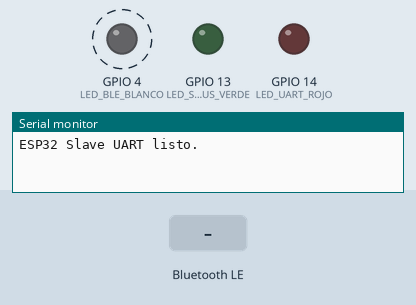
Simulated run of this sketch. Board: ESP32. On the bench: output pins drawn as LEDs (lit = HIGH), the last lines printed to the serial monitor. Dashed ring = blinking. Inputs (shaded band) come from the test bench. Nothing arrives over Bluetooth unless stated; a phone connects over Bluetooth LE 3 s after start.

Above: at 1.2 s.
1.3 s: Bluetooth LE write "PING" received
At 1.65 s:
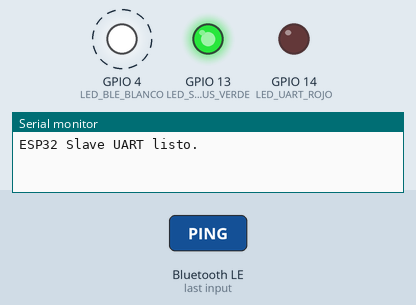
At 3.1 s:
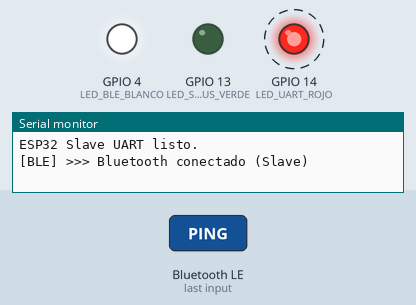
4.3 s: Bluetooth LE write "PING" received
At 5.9 s:
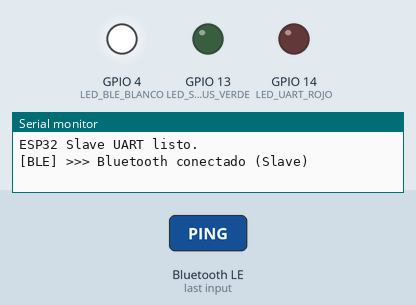
Timing chart, 0 to 16.3 s (numbered marks = the images above; inputs shaded):
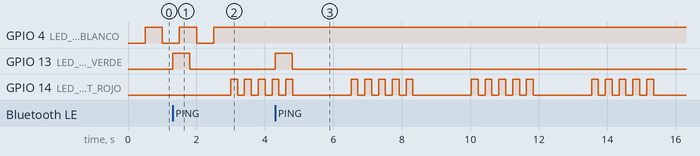

The sketch:

esp32_pruebas_slave.ino
```cpp
/*
 * =====================================================================================
 *  PROYECTO : SerialScope — Módulo de Pruebas (Slave)
 *  ARCHIVO  : esp32_pruebas_slave.ino
 * =====================================================================================
 *
 *  DESCRIPCIÓN:
 *    Firmware del ESP32 Slave del banco de pruebas. Actúa como el extremo receptor
 *    Recibe datos por UART/RS-232 y los notifica al navegador vía Bluetooth (BLE).
 *    Permite probar que la comunicación Serial es íntegra y bidireccional.
 *
 *  MECANISMO:
 *    1. Escucha comandos BLE (PING, CFG_BAUD).
 *    2. Actúa como puente: Lo que recibe de la web va al UART, y viceversa.
 *
 *  CONEXIÓN UART (RS-232):
 *    - RX: GPIO 16
 *    - TX: GPIO 17
 *    - Velocidad inicial: 115200 baudios
 *
 *  INDICADORES:
 *    - LED Verde (13): Se enciende por X tiempo cada vez que llega un PING
 *    - LED Blanco (4): Parpadea cuando está desconectado, fijo cuando está conectado
 *    - LED Rojo (14): Muestra la velocidad del puerto Serial con parpadeos
 *
 * =====================================================================================
 */

#include <BLEDevice.h>
#include <BLEServer.h>
#include <BLEUtils.h>
#include <BLE2902.h>

#define SERVICE_UUID           "6e400001-b5a3-f393-e0a9-e50e24dcca9e"
#define CHARACTERISTIC_UUID_RX "6e400002-b5a3-f393-e0a9-e50e24dcca9e"
#define CHARACTERISTIC_UUID_TX "6e400003-b5a3-f393-e0a9-e50e24dcca9e"

// Variables BLE
BLEServer *pServer = NULL;
BLECharacteristic *pTxCharacteristic = NULL;
bool deviceConnected = false;
bool oldDeviceConnected = false;

// --- TIEMPOS Y PARÁMETROS DEL SISTEMA (Milisegundos) ---
#define BLE_BLINK_INTERVAL_MS   500   // Parpadeo cuando busca conexión BLE
#define BLE_CHUNK_SIZE          20    // Tamaño máximo del paquete de envío Bluetooth
#define BLE_MTU                 512   // Tamaño máximo de negociación Bluetooth
#define PING_LED_DURATION_MS    500   // Tiempo que el LED verde se queda prendido con un PING
#define UART_BLINK_INTERVAL_MS  200   // Velocidad del parpadeo rojo (indicador de baudios)
#define UART_BLINK_REST_MS      1500  // Pausa entre la secuencia de parpadeos rojos
#define UART_MAX_RX_BUFFER      256   // Límite de seguridad para lectura de UART

// LEDs de control
#define LED_STATUS_VERDE  13
#define LED_BLE_BLANCO    4
#define LED_UART_ROJO     14

// --- PINES DE HARDWARE ---
#define UART_RX_PIN       16  // Pin de recepción Serial2
#define UART_TX_PIN       17  // Pin de transmisión Serial2

// Variables para el LED de estado Bluetooth (Blanco)
unsigned long bleStatusLastToggleTime = 0;
bool bleLedCurrentState = false;

// Temporizador para LED verde
unsigned long pingIndicatorOffTime = 0;

// Variables para el indicador visual de Baudrate (LED Rojo)
int baudIndicatorTotalBlinks = 0;
int baudIndicatorCurrentBlinks = 0;
bool baudLedCurrentState = false;
unsigned long baudLedLastToggleTime = 0;
bool baudLedInRestPeriod = false;

//Configuracion de blink para el LED Rojo depende del baudrate
void actualizarBlinks(long newBaud) {
    switch (newBaud) {
        case 9600:   baudIndicatorTotalBlinks = 1; break;
        case 19200:  baudIndicatorTotalBlinks = 2; break;
        case 38400:  baudIndicatorTotalBlinks = 3; break;
        case 57600:  baudIndicatorTotalBlinks = 4; break;
        case 115200: baudIndicatorTotalBlinks = 5; break;
        default:     baudIndicatorTotalBlinks = 0; break;
    }
    baudIndicatorCurrentBlinks = 0;
    baudLedCurrentState = false;
    baudLedInRestPeriod = false;
    baudLedLastToggleTime = millis();
}

// Clase para manejar las conexiones BLE
class MyServerCallbacks: public BLEServerCallbacks {
    void onConnect(BLEServer* pServer) {
        deviceConnected = true;
        digitalWrite(LED_BLE_BLANCO, HIGH);
        digitalWrite(LED_UART_ROJO, LOW);
        digitalWrite(LED_STATUS_VERDE, LOW);
        Serial.println("[BLE] >>> Bluetooth conectado (Slave)");
        bleStatusLastToggleTime = millis();
    }
    void onDisconnect(BLEServer* pServer) {
        deviceConnected = false;
        digitalWrite(LED_BLE_BLANCO, LOW);
        digitalWrite(LED_UART_ROJO, LOW);
        digitalWrite(LED_STATUS_VERDE, LOW);
        Serial.println("[BLE] >>> Bluetooth desconectado (Slave)");
        baudIndicatorTotalBlinks = 0;
    }
};

//Clase para manejar las peticiones de escritura desde el navegador (Web -> UART)
class MyCallbacks: public BLECharacteristicCallbacks {
    void onWrite(BLECharacteristic *pCharacteristic) {
        String rxValue = String(pCharacteristic->getValue().c_str());  //Forzar conversion de estandar C++ para la lib BLE mas compatible
        if (rxValue.length() > 0) {
            rxValue.trim();

            //Comando para cambiar velocidad UART remotamente
            if (rxValue.startsWith("CFG_BAUD:")) {
                long newBaud = rxValue.substring(9).toInt();
                if (newBaud > 0) {
                    Serial2.flush(); // Espera a que termine de salir cualquier dato pendiente para hacer el cambio
                    Serial2.end();
                    Serial2.begin(newBaud, SERIAL_8N1, UART_RX_PIN, UART_TX_PIN);
                    actualizarBlinks(newBaud);
                    Serial.printf("[CONFIG] >>> Baudrate cambiado a %ld\n", newBaud);
                }
            }

            // Comando PING para prueba de enlace y latencia
            else if (rxValue.startsWith("PING")) {
                digitalWrite(LED_STATUS_VERDE, HIGH);
                pingIndicatorOffTime = millis() + PING_LED_DURATION_MS;

                String response = "PONG";
                int separatorIdx = rxValue.indexOf(':');
                if (separatorIdx != -1) {
                    response += ":" + rxValue.substring(separatorIdx + 1);
                }
                response += "\n";

                if(deviceConnected) {
                    pTxCharacteristic->setValue((uint8_t*)response.c_str(), response.length());
                    pTxCharacteristic->notify();
                }
            }

            //Reenvío de texto plano al Master por UART
            else {
                Serial2.print(rxValue);
                Serial.printf("[BLE -> UART] %s\n", rxValue.c_str());
            }
        }
    }
};

void setup() {
    Serial.begin(115200);
    //Configuración UART destino (Pines 16=RX, 17=TX preferidos)
    Serial2.begin(115200, SERIAL_8N1, UART_RX_PIN, UART_TX_PIN);
    actualizarBlinks(115200);

    //Definición de pines de salida para LEDs
    pinMode(LED_UART_ROJO, OUTPUT);
    pinMode(LED_BLE_BLANCO, OUTPUT);
    pinMode(LED_STATUS_VERDE, OUTPUT);

    digitalWrite(LED_UART_ROJO, LOW);
    digitalWrite(LED_BLE_BLANCO, LOW);
    digitalWrite(LED_STATUS_VERDE, LOW);

    //Inicialización del dispositivo BLE
    BLEDevice::init("SerialScope Slave"); // Nombre del dispositivo
    BLEDevice::setMTU(BLE_MTU);
    pServer = BLEDevice::createServer();
    pServer->setCallbacks(new MyServerCallbacks());
    BLEService *pService = pServer->createService(SERVICE_UUID);
    pTxCharacteristic = pService->createCharacteristic(CHARACTERISTIC_UUID_TX, BLECharacteristic::PROPERTY_NOTIFY);
    pTxCharacteristic->addDescriptor(new BLE2902());
    BLECharacteristic *pRxCharacteristic = pService->createCharacteristic(CHARACTERISTIC_UUID_RX, BLECharacteristic::PROPERTY_WRITE);
    pRxCharacteristic->setCallbacks(new MyCallbacks());
    pService->start();
    pServer->getAdvertising()->start();
    Serial.println("ESP32 Slave UART listo.");
}

void loop() {

    //Mantiene la conexión BLE activa
    if (!deviceConnected && oldDeviceConnected) {
        delay(500);
        pServer->startAdvertising();
        oldDeviceConnected = deviceConnected;
    }

    // Se conecta al dispositivo BLE
    if (deviceConnected && !oldDeviceConnected) {
        oldDeviceConnected = deviceConnected;
    }

    // Logica del LED Blanco (Estado de Conexión BLE)
    if (!deviceConnected) {

        // Si esta desconectado parpadea el led blanco
        if (millis() - bleStatusLastToggleTime > BLE_BLINK_INTERVAL_MS) {
            bleLedCurrentState = !bleLedCurrentState;
            digitalWrite(LED_BLE_BLANCO, bleLedCurrentState ? HIGH : LOW);
            bleStatusLastToggleTime = millis();
        }

    } else {

        // LED blanco fijo indica conexión BLE activa
        digitalWrite(LED_BLE_BLANCO, HIGH);
    }

    // Logica LED Verde (Indicador de PING)
    if (pingIndicatorOffTime > 0 && millis() > pingIndicatorOffTime) {
        digitalWrite(LED_STATUS_VERDE, LOW);
        pingIndicatorOffTime = 0;
    }

    // Logica LED Rojo (Indicador de Baudrate UART)
    if (deviceConnected && baudIndicatorTotalBlinks > 0) {
        unsigned long currentMillis = millis();
        if (baudLedInRestPeriod) {
            // Descanso entre secuencias de blink
            if (currentMillis - baudLedLastToggleTime > UART_BLINK_REST_MS) {
                baudLedInRestPeriod = false;
                baudIndicatorCurrentBlinks = 0;
                baudLedLastToggleTime = currentMillis;
            }
        } else {
            // Parpadea el led rojo
            if (currentMillis - baudLedLastToggleTime > UART_BLINK_INTERVAL_MS) {
                baudLedLastToggleTime = currentMillis;
                baudLedCurrentState = !baudLedCurrentState;
                digitalWrite(LED_UART_ROJO, baudLedCurrentState ? HIGH : LOW);
                // Cuando se apaga el led rojo, se incrementa el contador de parpadeos
                if (!baudLedCurrentState) {
                    baudIndicatorCurrentBlinks++;
                    // Cuando se completan todos los parpadeos, se reinicia el contador
                    if (baudIndicatorCurrentBlinks >= baudIndicatorTotalBlinks) {
                        baudLedInRestPeriod = true;
                        digitalWrite(LED_UART_ROJO, LOW);
                    }
                }
            }
        }
    } else if (!deviceConnected) {
        // Si esta desconectado se apaga el led rojo
        digitalWrite(LED_UART_ROJO, LOW);
    }

    // UART -> BLE (Con cortador de mensajes largos para evitar errores por saturación de memoria)
    // Leemos lo que llega del Master por el cable UART y lo mandamos a la web por Bluetooth
    if (Serial2.available()) {
        uint8_t rxBuffer[UART_MAX_RX_BUFFER];
        int bytesRead = 0;

        // Leemos el buffer disponible hacia la memoria estática
        while(Serial2.available() && bytesRead < UART_MAX_RX_BUFFER) {
            rxBuffer[bytesRead++] = Serial2.read();
        }

        if (deviceConnected) {
            digitalWrite(LED_STATUS_VERDE, LOW); // Apaga led de error

            // Dividimos en trozos (Chunks) de 20 bytes para BLE
            for (int i = 0; i < bytesRead; i += BLE_CHUNK_SIZE) {
                int currentChunkSize = (i + BLE_CHUNK_SIZE < bytesRead) ? BLE_CHUNK_SIZE : (bytesRead - i);

                pTxCharacteristic->setValue(rxBuffer + i, currentChunkSize);
                pTxCharacteristic->notify();

                // Reducimos el delay a 3ms; suficiente para que el stack BLE respire
                // sin generar un cuello de botella en lecturas largas
                delay(3);
            }
        } else {
            // ERROR: Se reciben datos por cable pero no hay conexión BLE
            digitalWrite(LED_STATUS_VERDE, HIGH);
        }
    }
}
```

Measured:
- after the input at 1.3 s, GPIO 13 (LED_STATUS_VERDE): LOW → HIGH at once, → LOW 0.50 s later
- after the input at 4.3 s, GPIO 13 (LED_STATUS_VERDE): LOW → HIGH at once, → LOW 0.50 s later
- by itself, GPIO 14 (LED_UART_ROJO): repeats every 3.5 s: HIGH 0.20 s, LOW 1.7 s, 4 × (HIGH 0.20 s, LOW 0.20 s)
